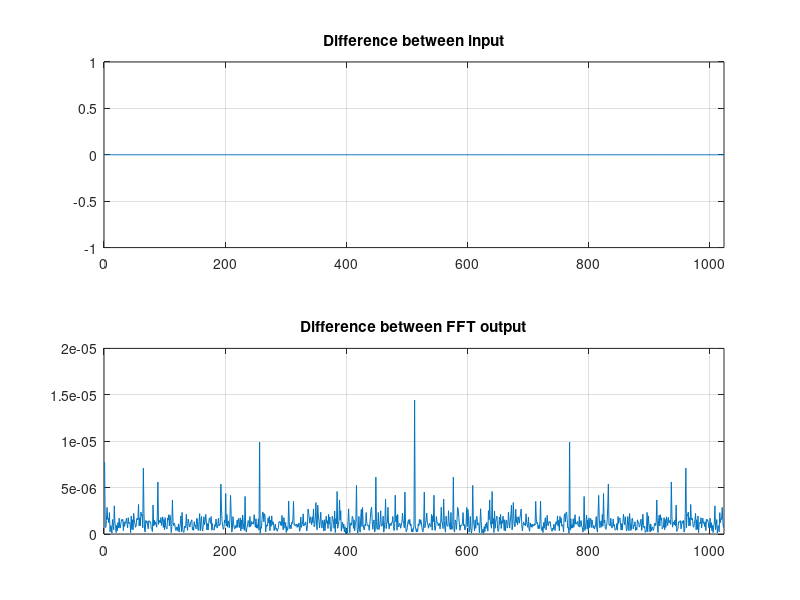

The MATLAB script that drew this image:
function single_double_fft ()
  % Determine whether Matlab's FFT implementation computes a true single precision
  % FFT, or if it returns a double precision array even when computing the FFT
  % of a single precision array.

  size = 1024;

  x_single = rand(size, 1, 'single');
  x_double = cast(x_single, 'double');
  x_diff = abs(cast(x_single, 'double') - x_double);

  ax1 = subplot(211);
  plot(ax1, x_diff);
  grid(ax1, 'on'); xlim([0, size]); title('Difference between input')

  f_single = fft(x_single);
  f_double = fft(x_double);

  fprintf('Data type after applying FFT to single precision array: %s\n', class(f_single));
  fprintf('Data type after applying FFT to double precision array: %s\n', class(f_double));

  f_diff = abs(cast(f_single, 'double') - f_double);

  ax2 = subplot(212);
  plot(ax2, f_diff);
  grid(ax2, 'on'); xlim([0, size]); title('Difference between FFT output')

  saveas(gcf, './../products/single_double_fft.png');

end
